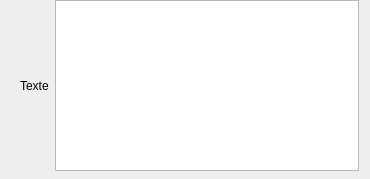
<?xml version="1.0" encoding="UTF-8"?>
<ui version="4.0">
 <class>FormArticle</class>
 <widget class="QWidget" name="FormArticle">
  <property name="geometry">
   <rect>
    <x>0</x>
    <y>0</y>
    <width>370</width>
    <height>179</height>
   </rect>
  </property>
  <property name="windowTitle">
   <string>Form</string>
  </property>
  <widget class="QWidget" name="horizontalLayoutWidget">
   <property name="geometry">
    <rect>
     <x>20</x>
     <y>0</y>
     <width>339</width>
     <height>171</height>
    </rect>
   </property>
   <layout class="QHBoxLayout" name="articleLayout">
    <item>
     <widget class="QLabel" name="textLabel">
      <property name="text">
       <string>Texte</string>
      </property>
     </widget>
    </item>
    <item>
     <widget class="QTextEdit" name="textTextEdit"/>
    </item>
   </layout>
  </widget>
 </widget>
 <resources/>
 <connections/>
</ui>
